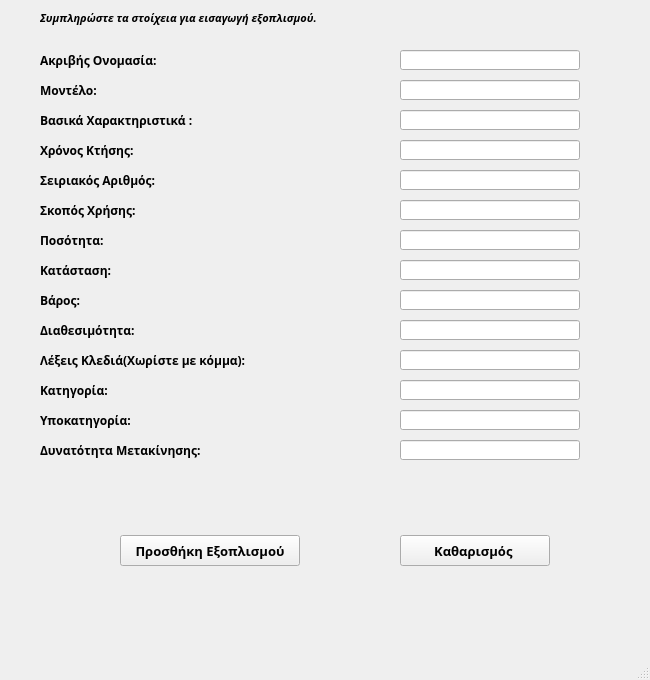
<?xml version="1.0" encoding="UTF-8"?>
<ui version="4.0">
 <class>add_equipment</class>
 <widget class="QMainWindow" name="add_equipment">
  <property name="geometry">
   <rect>
    <x>0</x>
    <y>0</y>
    <width>650</width>
    <height>680</height>
   </rect>
  </property>
  <property name="minimumSize">
   <size>
    <width>650</width>
    <height>680</height>
   </size>
  </property>
  <property name="maximumSize">
   <size>
    <width>650</width>
    <height>680</height>
   </size>
  </property>
  <property name="windowTitle">
   <string>Προσθήκη Εργαστηριακού Εξοπλισμού</string>
  </property>
  <property name="windowIcon">
   <iconset>
    <normaloff>media/gear.png</normaloff>media/gear.png</iconset>
  </property>
  <widget class="QWidget" name="centralwidget">
   <widget class="QLabel" name="label">
    <property name="geometry">
     <rect>
      <x>40</x>
      <y>10</y>
      <width>361</width>
      <height>16</height>
     </rect>
    </property>
    <property name="font">
     <font>
      <family>Lucida Calligraphy</family>
      <pointsize>8</pointsize>
      <weight>75</weight>
      <italic>true</italic>
      <bold>true</bold>
     </font>
    </property>
    <property name="text">
     <string>Συμπληρώστε τα στοίχεια για εισαγωγή εξοπλισμού.</string>
    </property>
   </widget>
   <widget class="QLabel" name="label_equipment_">
    <property name="geometry">
     <rect>
      <x>40</x>
      <y>50</y>
      <width>350</width>
      <height>21</height>
     </rect>
    </property>
    <property name="font">
     <font>
      <family>Sitka Text</family>
      <pointsize>9</pointsize>
      <weight>75</weight>
      <bold>true</bold>
     </font>
    </property>
    <property name="text">
     <string>Ακριβής Ονομασία:</string>
    </property>
   </widget>
   <widget class="QLabel" name="label_equipment_2">
    <property name="geometry">
     <rect>
      <x>40</x>
      <y>80</y>
      <width>350</width>
      <height>21</height>
     </rect>
    </property>
    <property name="font">
     <font>
      <family>Sitka Text</family>
      <pointsize>9</pointsize>
      <weight>75</weight>
      <bold>true</bold>
     </font>
    </property>
    <property name="text">
     <string>Μοντέλο:</string>
    </property>
   </widget>
   <widget class="QLabel" name="label_equipment_3">
    <property name="geometry">
     <rect>
      <x>40</x>
      <y>110</y>
      <width>350</width>
      <height>21</height>
     </rect>
    </property>
    <property name="font">
     <font>
      <family>Sitka Text</family>
      <pointsize>9</pointsize>
      <weight>75</weight>
      <bold>true</bold>
     </font>
    </property>
    <property name="text">
     <string>Βασικά Χαρακτηριστικά :</string>
    </property>
   </widget>
   <widget class="QLabel" name="label_equipment_4">
    <property name="geometry">
     <rect>
      <x>40</x>
      <y>140</y>
      <width>350</width>
      <height>21</height>
     </rect>
    </property>
    <property name="font">
     <font>
      <family>Sitka Text</family>
      <pointsize>9</pointsize>
      <weight>75</weight>
      <bold>true</bold>
     </font>
    </property>
    <property name="text">
     <string>Χρόνος Κτήσης:</string>
    </property>
   </widget>
   <widget class="QLabel" name="label_equipment_5">
    <property name="geometry">
     <rect>
      <x>40</x>
      <y>170</y>
      <width>350</width>
      <height>21</height>
     </rect>
    </property>
    <property name="font">
     <font>
      <family>Sitka Text</family>
      <pointsize>9</pointsize>
      <weight>75</weight>
      <bold>true</bold>
     </font>
    </property>
    <property name="text">
     <string>Σειριακός Αριθμός:</string>
    </property>
   </widget>
   <widget class="QLabel" name="label_equipment_6">
    <property name="geometry">
     <rect>
      <x>40</x>
      <y>200</y>
      <width>350</width>
      <height>21</height>
     </rect>
    </property>
    <property name="font">
     <font>
      <family>Sitka Text</family>
      <pointsize>9</pointsize>
      <weight>75</weight>
      <bold>true</bold>
     </font>
    </property>
    <property name="text">
     <string>Σκοπός Χρήσης:</string>
    </property>
   </widget>
   <widget class="QLabel" name="label_equipment_7">
    <property name="geometry">
     <rect>
      <x>40</x>
      <y>230</y>
      <width>350</width>
      <height>21</height>
     </rect>
    </property>
    <property name="font">
     <font>
      <family>Sitka Text</family>
      <pointsize>9</pointsize>
      <weight>75</weight>
      <bold>true</bold>
     </font>
    </property>
    <property name="text">
     <string>Ποσότητα:</string>
    </property>
   </widget>
   <widget class="QLabel" name="label_equipment_8">
    <property name="geometry">
     <rect>
      <x>40</x>
      <y>260</y>
      <width>350</width>
      <height>21</height>
     </rect>
    </property>
    <property name="font">
     <font>
      <family>Sitka Text</family>
      <pointsize>9</pointsize>
      <weight>75</weight>
      <bold>true</bold>
     </font>
    </property>
    <property name="text">
     <string>Κατάσταση:</string>
    </property>
   </widget>
   <widget class="QLabel" name="label_equipment_9">
    <property name="geometry">
     <rect>
      <x>40</x>
      <y>290</y>
      <width>350</width>
      <height>21</height>
     </rect>
    </property>
    <property name="font">
     <font>
      <family>Sitka Text</family>
      <pointsize>9</pointsize>
      <weight>75</weight>
      <bold>true</bold>
     </font>
    </property>
    <property name="text">
     <string>Βάρος:</string>
    </property>
   </widget>
   <widget class="QLabel" name="label_equipment_10">
    <property name="geometry">
     <rect>
      <x>40</x>
      <y>320</y>
      <width>350</width>
      <height>21</height>
     </rect>
    </property>
    <property name="font">
     <font>
      <family>Sitka Text</family>
      <pointsize>9</pointsize>
      <weight>75</weight>
      <bold>true</bold>
     </font>
    </property>
    <property name="text">
     <string>Διαθεσιμότητα:</string>
    </property>
   </widget>
   <widget class="QLabel" name="label_equipment_11">
    <property name="geometry">
     <rect>
      <x>40</x>
      <y>350</y>
      <width>350</width>
      <height>21</height>
     </rect>
    </property>
    <property name="font">
     <font>
      <family>Sitka Text</family>
      <pointsize>9</pointsize>
      <weight>75</weight>
      <bold>true</bold>
     </font>
    </property>
    <property name="text">
     <string>Λέξεις Κλεδιά(Χωρίστε με κόμμα):</string>
    </property>
   </widget>
   <widget class="QLabel" name="label_equipment_12">
    <property name="geometry">
     <rect>
      <x>40</x>
      <y>380</y>
      <width>350</width>
      <height>21</height>
     </rect>
    </property>
    <property name="font">
     <font>
      <family>Sitka Text</family>
      <pointsize>9</pointsize>
      <weight>75</weight>
      <bold>true</bold>
     </font>
    </property>
    <property name="text">
     <string>Κατηγορία:</string>
    </property>
   </widget>
   <widget class="QLabel" name="label_equipment_13">
    <property name="geometry">
     <rect>
      <x>40</x>
      <y>410</y>
      <width>350</width>
      <height>21</height>
     </rect>
    </property>
    <property name="font">
     <font>
      <family>Sitka Text</family>
      <pointsize>9</pointsize>
      <weight>75</weight>
      <bold>true</bold>
     </font>
    </property>
    <property name="text">
     <string>Υποκατηγορία:</string>
    </property>
   </widget>
   <widget class="QLabel" name="label_equipment_14">
    <property name="geometry">
     <rect>
      <x>40</x>
      <y>440</y>
      <width>350</width>
      <height>21</height>
     </rect>
    </property>
    <property name="font">
     <font>
      <family>Sitka Text</family>
      <pointsize>9</pointsize>
      <weight>75</weight>
      <bold>true</bold>
     </font>
    </property>
    <property name="text">
     <string>Δυνατότητα Μετακίνησης:</string>
    </property>
   </widget>
   <widget class="QPushButton" name="insert_equipment_button">
    <property name="geometry">
     <rect>
      <x>120</x>
      <y>535</y>
      <width>180</width>
      <height>31</height>
     </rect>
    </property>
    <property name="font">
     <font>
      <family>Sitka</family>
      <pointsize>10</pointsize>
      <weight>75</weight>
      <bold>true</bold>
     </font>
    </property>
    <property name="text">
     <string>Προσθήκη Εξοπλισμού</string>
    </property>
   </widget>
   <widget class="QPushButton" name="clear_equipment_fields">
    <property name="geometry">
     <rect>
      <x>400</x>
      <y>535</y>
      <width>150</width>
      <height>31</height>
     </rect>
    </property>
    <property name="font">
     <font>
      <family>Sitka</family>
      <pointsize>10</pointsize>
      <weight>75</weight>
      <bold>true</bold>
     </font>
    </property>
    <property name="text">
     <string>Καθαρισμός </string>
    </property>
   </widget>
   <widget class="QLineEdit" name="lineEdit_equipment">
    <property name="geometry">
     <rect>
      <x>400</x>
      <y>50</y>
      <width>180</width>
      <height>20</height>
     </rect>
    </property>
   </widget>
   <widget class="QLineEdit" name="lineEdit_equipment_2">
    <property name="geometry">
     <rect>
      <x>400</x>
      <y>80</y>
      <width>180</width>
      <height>20</height>
     </rect>
    </property>
   </widget>
   <widget class="QLineEdit" name="lineEdit_equipment_3">
    <property name="geometry">
     <rect>
      <x>400</x>
      <y>110</y>
      <width>180</width>
      <height>20</height>
     </rect>
    </property>
   </widget>
   <widget class="QLineEdit" name="lineEdit_equipment_4">
    <property name="geometry">
     <rect>
      <x>400</x>
      <y>140</y>
      <width>180</width>
      <height>20</height>
     </rect>
    </property>
   </widget>
   <widget class="QLineEdit" name="lineEdit_equipment_5">
    <property name="geometry">
     <rect>
      <x>400</x>
      <y>170</y>
      <width>180</width>
      <height>20</height>
     </rect>
    </property>
   </widget>
   <widget class="QLineEdit" name="lineEdit_equipment_6">
    <property name="geometry">
     <rect>
      <x>400</x>
      <y>200</y>
      <width>180</width>
      <height>20</height>
     </rect>
    </property>
   </widget>
   <widget class="QLineEdit" name="lineEdit_equipment_7">
    <property name="geometry">
     <rect>
      <x>400</x>
      <y>230</y>
      <width>180</width>
      <height>20</height>
     </rect>
    </property>
   </widget>
   <widget class="QLineEdit" name="lineEdit_equipment_8">
    <property name="geometry">
     <rect>
      <x>400</x>
      <y>260</y>
      <width>180</width>
      <height>20</height>
     </rect>
    </property>
   </widget>
   <widget class="QLineEdit" name="lineEdit_equipment_9">
    <property name="geometry">
     <rect>
      <x>400</x>
      <y>290</y>
      <width>180</width>
      <height>20</height>
     </rect>
    </property>
   </widget>
   <widget class="QLineEdit" name="lineEdit_equipment_10">
    <property name="geometry">
     <rect>
      <x>400</x>
      <y>320</y>
      <width>180</width>
      <height>20</height>
     </rect>
    </property>
   </widget>
   <widget class="QLineEdit" name="lineEdit_equipment_11">
    <property name="geometry">
     <rect>
      <x>400</x>
      <y>350</y>
      <width>180</width>
      <height>20</height>
     </rect>
    </property>
   </widget>
   <widget class="QLineEdit" name="lineEdit_equipment_12">
    <property name="geometry">
     <rect>
      <x>400</x>
      <y>380</y>
      <width>180</width>
      <height>20</height>
     </rect>
    </property>
   </widget>
   <widget class="QLineEdit" name="lineEdit_equipment_13">
    <property name="geometry">
     <rect>
      <x>400</x>
      <y>410</y>
      <width>180</width>
      <height>20</height>
     </rect>
    </property>
   </widget>
   <widget class="QLineEdit" name="lineEdit_equipment_14">
    <property name="geometry">
     <rect>
      <x>400</x>
      <y>440</y>
      <width>180</width>
      <height>20</height>
     </rect>
    </property>
   </widget>
  </widget>
  <widget class="QMenuBar" name="menubar">
   <property name="geometry">
    <rect>
     <x>0</x>
     <y>0</y>
     <width>650</width>
     <height>21</height>
    </rect>
   </property>
  </widget>
  <widget class="QStatusBar" name="statusbar"/>
 </widget>
 <resources/>
 <connections/>
</ui>
